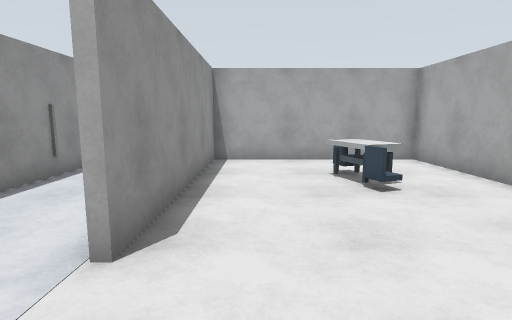
[1] (above)

17 first-person views from a walk through a world built for the Gazebo simulator. The camera is 1.3 m above the floor, tilts 8° down and sees 80° across. The floor is counted in squares, 1 m on a side. Each view is taken from the middle of a square. On the plan, view 1 faces up. The plan holds only what a view shows up to about 14 squares ahead; the rest is blank.

[2]
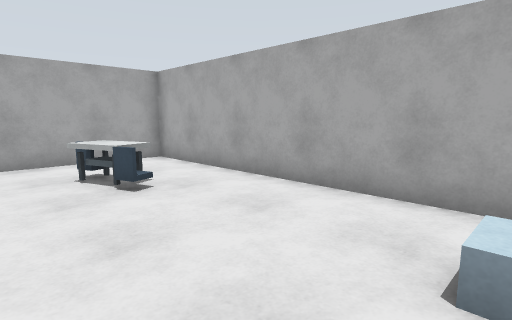

[3]
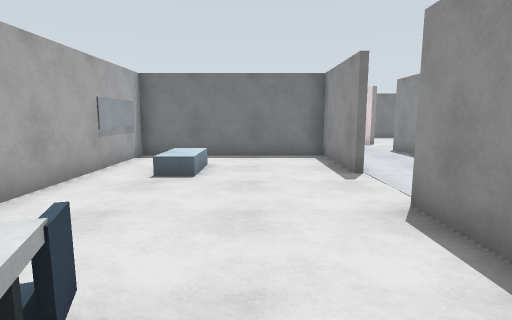

[4]
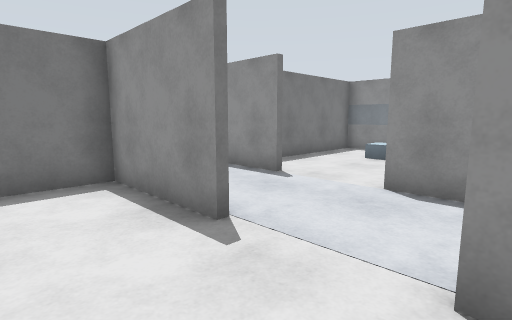

[5]
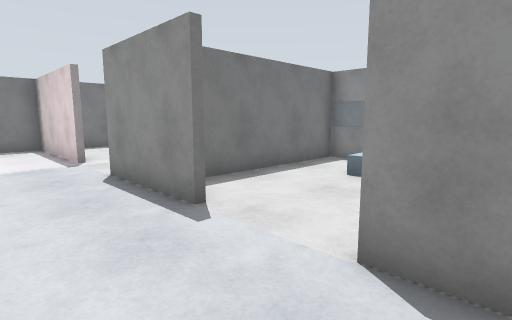

[6]
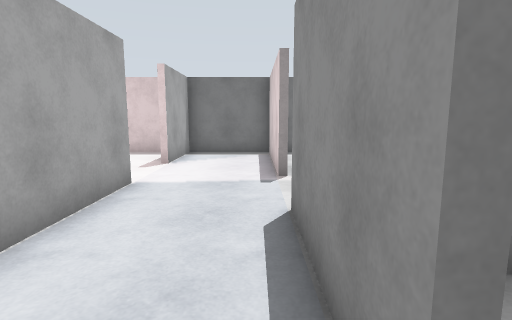

[7]
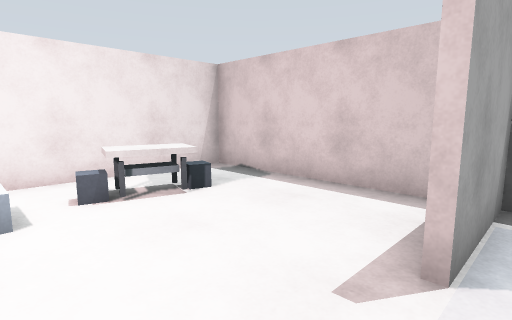

[8]
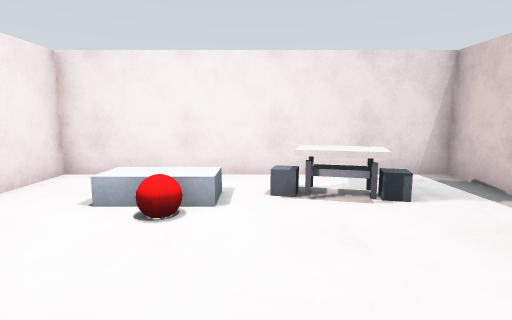

[9]
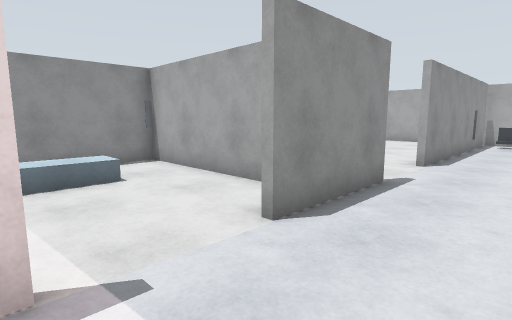

[10]
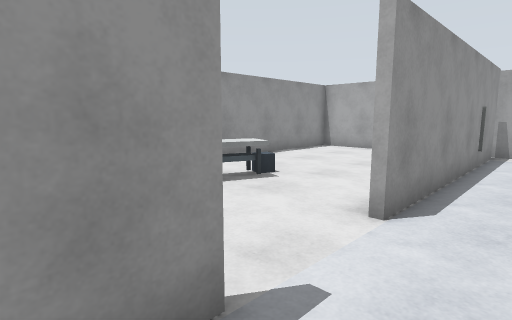

[11]
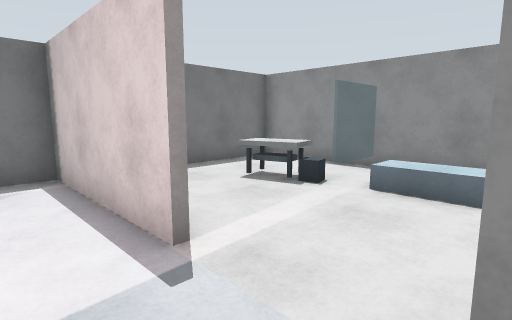

[12]
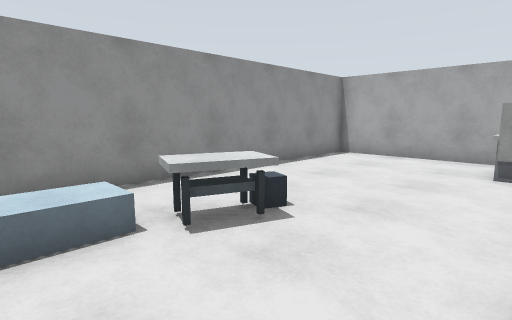

[13]
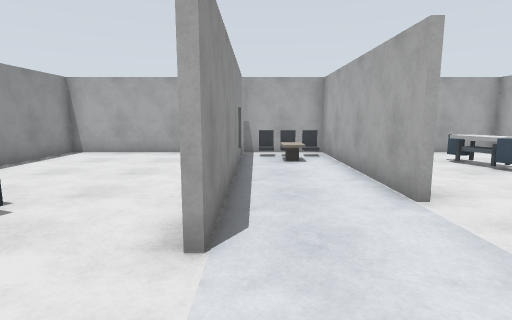

[14]
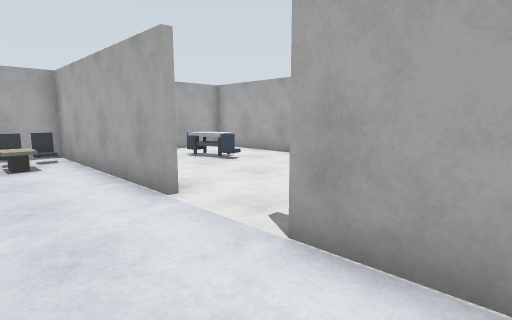

[15]
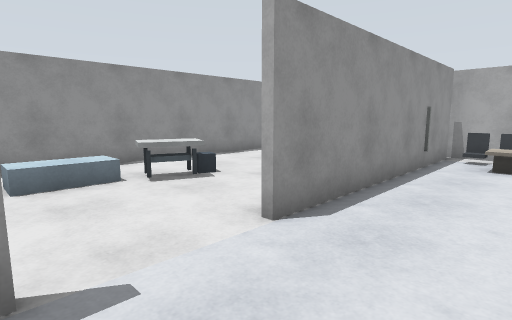

[16]
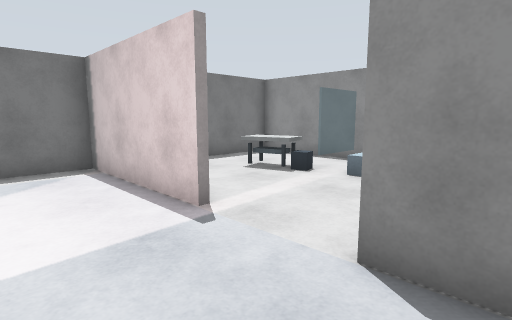

[17]
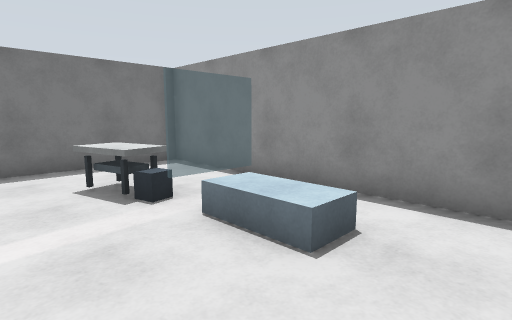

### Floor plan
Ten units are one square. View 1 is at (0, 0); x grows to the right and y downward. Boxes are objects, and circles mark ways between rooms. Rooms are numbered by the first view taken in them; rooms with no view inside come last. Other rooms are left out.
<svg viewBox="-115 -100 170 229">
<path fill="none" stroke="#000" d="M-13 -1 -13 34 50 34M49 30 49 -94 -10 -94M-13 -95 -13 -25M-15 20 -15 0M-15 70 -15 38M-45 18 -45 52M-45 76 -45 124 -15 124 -15 95M-15 -25 -15 -95M50 36 31 36M-6 124 49 124 49 30M-45 -65 -45 -8M-10 -94 -55 -94M-61 36 -110 36M-109 30 -109 124 -51 124M-55 -94 -109 -94 -109 30M-110 34 -58 34"/>
<rect x="15" y="-65" width="10" height="20" fill="#bbb"><title>chair</title></rect>
<rect x="15" y="-75" width="10" height="10" fill="#bbb"><title>chair</title></rect>
<rect x="25" y="-5" width="10" height="20" fill="#bbb"><title>white box</title></rect>
<rect x="25" y="-65" width="10" height="10" fill="#bbb"><title>table</title></rect>
<rect x="-65" y="-85" width="20" height="20" fill="#bbb"><title>other object</title></rect>
<rect x="-45" y="-85" width="30" height="20" fill="#bbb"><title>other object</title></rect>
<rect x="15" y="65" width="10" height="10" fill="#bbb"><title>red ball</title></rect>
<rect x="25" y="95" width="10" height="10" fill="#bbb"><title>blue box</title></rect>
<rect x="25" y="75" width="10" height="20" fill="#bbb"><title>blue box</title></rect>
<rect x="25" y="55" width="10" height="20" fill="#bbb"><title>white box</title></rect>
<rect x="-95" y="55" width="10" height="20" fill="#bbb"><title>white box</title></rect>
<rect x="-85" y="85" width="10" height="20" fill="#bbb"><title>table</title></rect>
<rect x="-85" y="75" width="10" height="10" fill="#bbb"><title>blue box</title></rect>
<rect x="-95" y="-5" width="20" height="20" fill="#bbb"><title>white box</title></rect>
<rect x="-85" y="-15" width="10" height="10" fill="#bbb"><title>table</title></rect>
<rect x="-85" y="-25" width="10" height="10" fill="#bbb"><title>blue box</title></rect>
<circle cx="-10" cy="-15" r="3" fill="#2a7"/>
<circle cx="-50" cy="65" r="3" fill="#2a7"/>
<circle cx="-50" cy="5" r="3" fill="#2a7"/>
<text x="20" y="-30">1</text>
<text x="-20" y="40">2</text>
<text x="-80" y="80">3</text>
<text x="-80" y="-40">4</text>
</svg>
Room 1 opens to room 2. Room 2 opens to room 3. Room 2 opens to room 4.

Where each view was taken, in squares from view 1:
view 1: 0 up, 0 right, facing up
view 2: 0 up, 0 right, facing up-right
view 3: 7 up, 1 right, facing down
view 4: 3 up, 1 right, facing down-left
view 5: 2 up, 2 left, facing down-left
view 6: 1 down, 4 left, facing down
view 7: 7 down, 2 left, facing down-right
view 8: 8 down, 2 left, facing right
view 9: 8 down, 2 left, facing up-left
view 10: 3 down, 3 left, facing up-left
view 11: 5 down, 3 left, facing down-left
view 12: 1 down, 5 left, facing up-left
view 13: 2 down, 4 left, facing up
view 14: 2 down, 4 left, facing up-right
view 15: 2 down, 2 left, facing up-left
view 16: 4 down, 2 left, facing down-left
view 17: 4 down, 6 left, facing down-left
